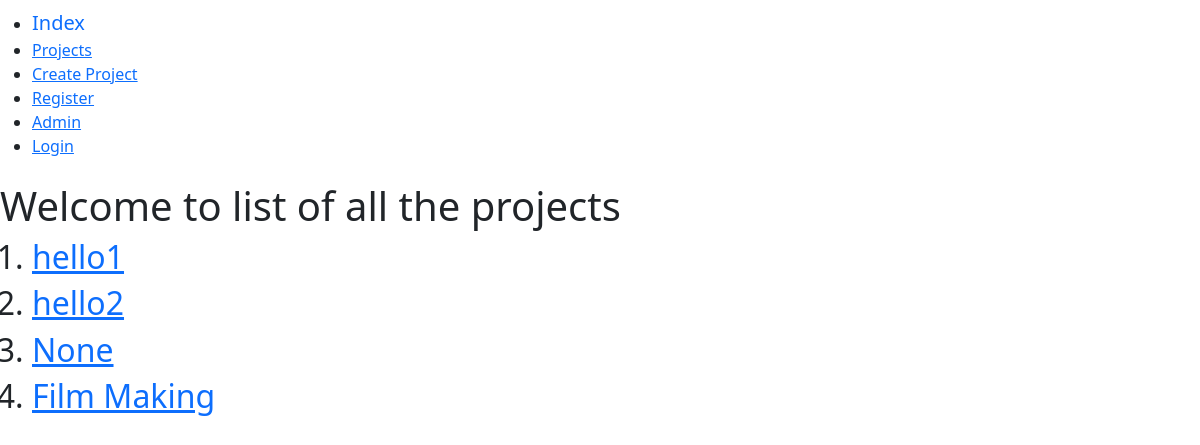
The app's page /jobfair_app/project_list/ with its own data.
### jobfair_app/models.py (models this page shows, shortened)
class Project(models.Model):
    name = models.CharField(max_length = 256)
    description = models.TextField(
        default = ' ',
        max_length=500,
    )
    stipend = models.IntegerField(
        default = 0,
     )
    upvote = models.IntegerField(
        default = 0,
    )
    downvote = models.IntegerField(
        default = 0,
    )
    skills = models.TextField(
    default = '',
    max_length = 500
    )

### jobfair_app/views.py (the view)
# urls.py: path('project_list/',views.ProjectListView.as_view(), name = 'project_list'),
class ProjectListView(ListView):
    model = models.Project
    context_object_name = 'project_list'
    template_name = 'project_list.html'

### jobfair_app/templates/project_list.html
{% extends "base.html" %}
{% block body_block %}
  <h1>Welcome to list of all the projects</h1>
  <ol>
    {% for project in project_list %}
      <h2> <li> <a href="{{project.id}}">{{project.name}}</a></li> </h2>
    {% endfor %}
  </ol>
{% endblock %}

### records on screen
Project: name "hello1"
Project: name "hello2"
Project: name "None"
Project: name "Film Making"
